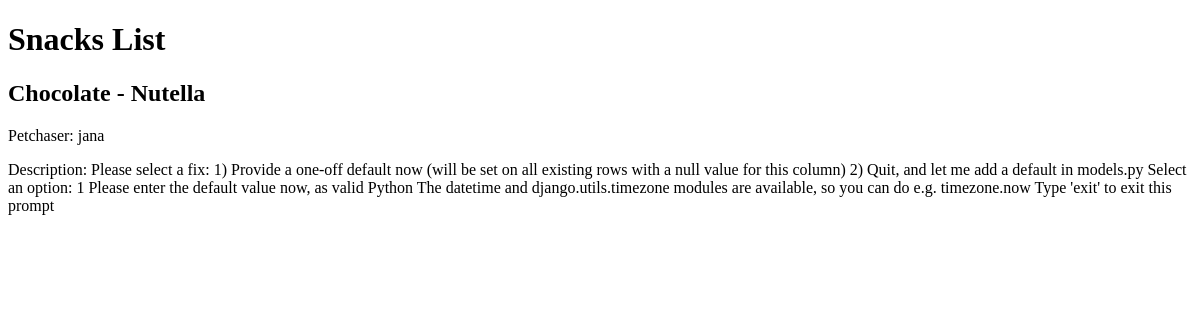
Before: / with the older database file.
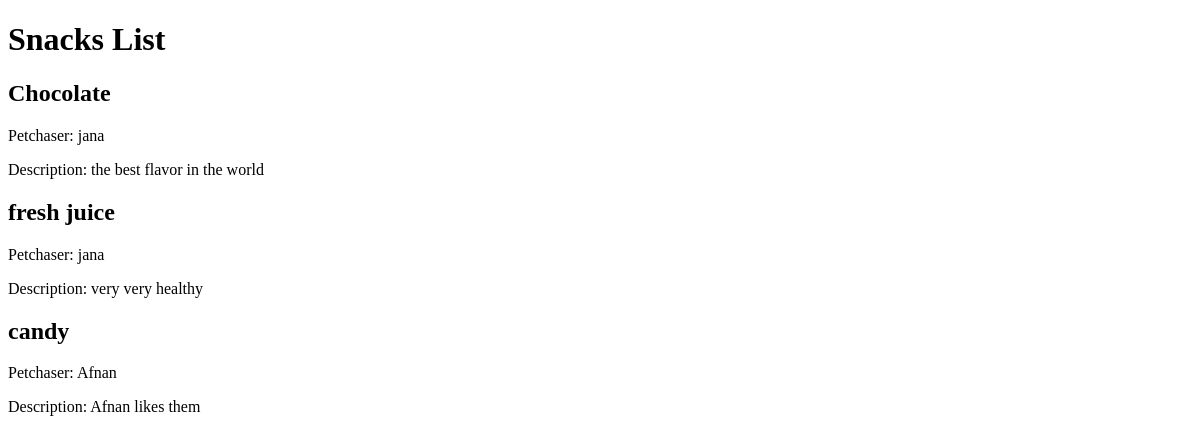
After: the same page with the newer database file.
### snacks/models.py (models this page shows, shortened)
class Snack(models.Model):
    name = models.TextField(max_length=64)
    purchaser = models.ForeignKey(to = get_user_model(),on_delete=(models.CASCADE), default= 1)
    description = models.TextField(max_length=256)

### snacks/views.py (the view)
# urls.py: path('', SnackListView.as_view(), name = "ListView"),
class SnackListView(ListView):
    template_name = 'snack_list.html'
    model = Snack

### templates/snack_list.html
{% extends 'base.html' %}
{%block title%}
    <h1>Snacks List</h1>
{%endblock title%}
{%block content%}
    {% for snack in snack_list %}
        <h2>{{snack.name}}</h2>
        <p>Petchaser: {{snack.purchaser}}</p>
        <p>Description: {{snack.description}}</p>
    {% endfor %}
{%endblock content%}

### templates/base.html (shortened to what this page needs)
<!DOCTYPE html>
<html lang="en">
<head>
</head>
<body>
    <header>
        {%block title%}
        {%endblock title%}
    </header>
    <main>
        {% block content %}
        {% endblock content%}
    </main>
</body>
</html>

Changed rows visible on the page:
changed Snack: name "Chocolate - Nutella" → "Chocolate"; description "Please select a fix: 1) Provide a one-off default now (will be set on all existing rows with a null value for this column) 2) Quit, and let me add a default in models.py Select an option: 1 Please enter the default value now, as valid Python The datetime and django.utils.timezone modules are available, so you can do e.g. timezone.now Type 'exit' to exit this prompt" → "the best flavor in the world"
added Snack: name "fresh juice", purchaser "jana", description "very very healthy"
added Snack: name "candy", purchaser "Afnan", description "Afnan likes them"
